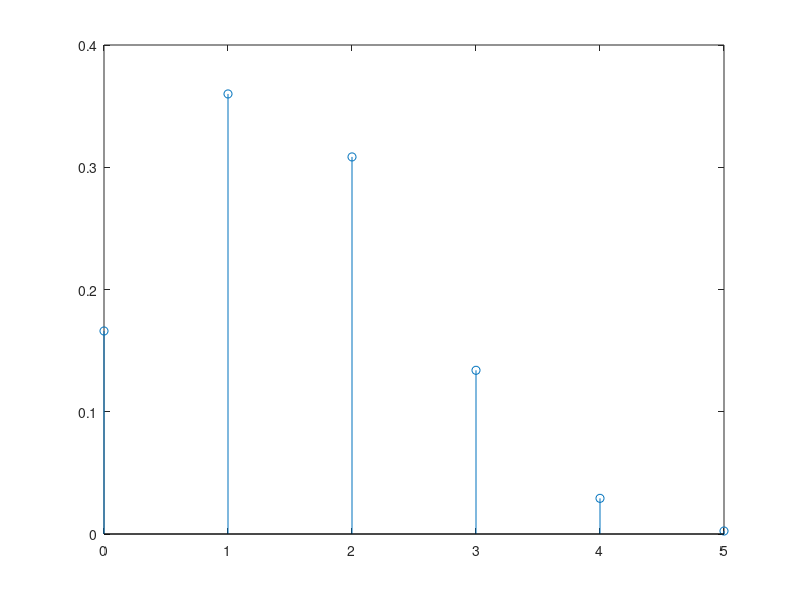
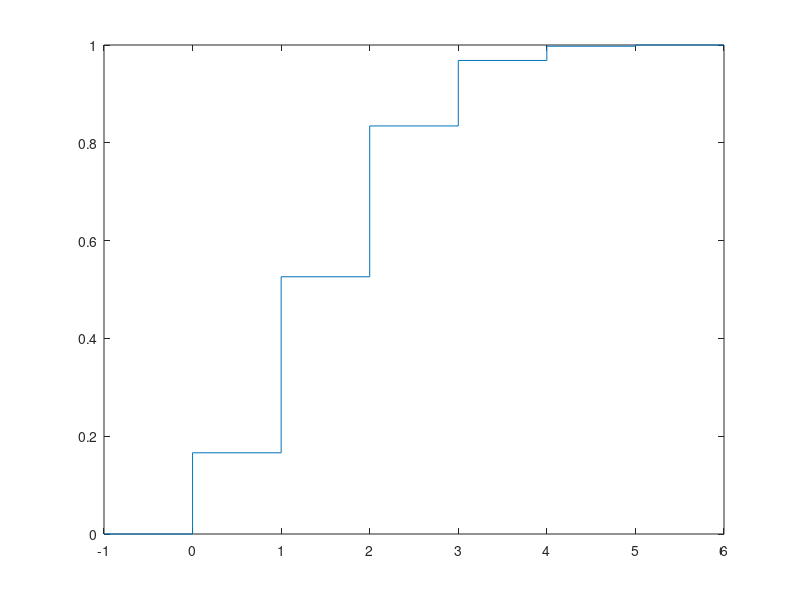

Recreate these plots in MATLAB, in order.
clear
clc
%% a)
p = 0.3; % probabilidade de terem defieto
n = 5; % numero de peças a ser produzidos
N = 1e5;

xi = 0:5;
pX = zeros(1, 5);
amostras = rand(n, N) <= p;

% falta a matriz de probabilidades
for k=0:5
    sucesso = sum(amostras)==k;
    pX(k+1) = sum(sucesso)/N;
end

figure(1)
stem(xi,pX); % função probabiidade

figure(2)
Fx = cumsum([0 pX 0]);
stairs(-1:6, Fx);   % função de distribuição acumulada

Prob = sum(sum(amostras)<=2)/N;
disp("Probabilidade de no maximo 2 peças serem defeituosas: " + Prob);

%% b)
media = sum(xi.*pX); % valor esperado
variancia = sum((xi.^2).*pX) - media^2; %variancia
desvio = sqrt(variancia); % desvio padrao

%i
% P(0<X<=1)=0.16807
% P(1<=X<2)=0.52822
% P(2<=X<3)=0.83692
% P(3<=X<4)=0.96922
% P(4<=X<5)=0.99757
% P(5<=X)=1

%ii
% p = 0.83692

    


